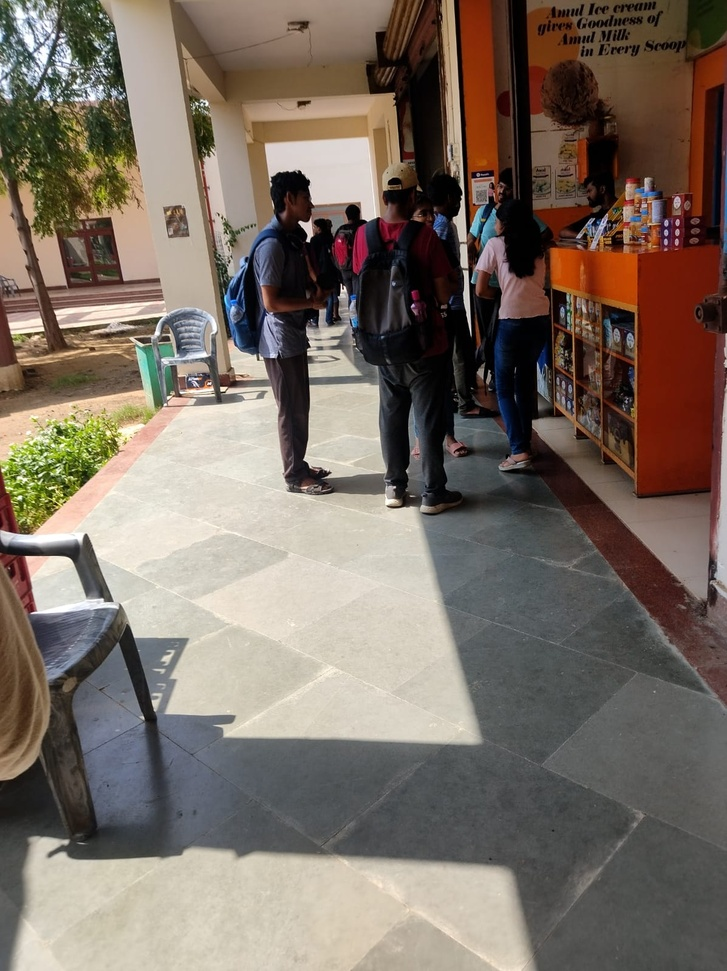
#> input picture tester.jpg, 727 x 971 px, shrunk from 1197 x 1600 before the run
$ python -i main.py   (imports and definitions only)
#> lines starting #> are read from the running program, lines starting #| are printed output that depends on the picture
import cv2
import numpy as np
import copy
import os
import sklearn
import skfuzzy as fuzz
import matplotlib
from skfuzzy import control as ctrl
import math
import unittest
import sys

USE_VAL_AS_GRAY=True

def to_32F(image):
    if image.max() > 1.0:
        image = image / 255.0
    return np.clip(np.float32(image), 0, 1)


# [95 lines left out: functions to_8U, padding_constant, padding_reflect, not called in this run]


def padding_reflect_101(image, pad_size):
    """
    Padding with reflection to image by boarder

    Parameters
    ----------
    image: NDArray
        Image to padding. Only support 2D(gray) or 3D(color)
    pad_size: tuple
        Padding size for height adn width axis respectively

    Returns
    -------
    ret: NDArray
        Image after padding
    """
    shape = image.shape
    assert len(shape) in [2, 3], 'image must be 2D or 3D'

    is_3D = True
    if len(shape) == 2:
        image = np.expand_dims(image, axis=2)
        shape = image.shape
        is_3D = False

    h, w = pad_size
    ret = np.zeros((shape[0]+2*h, shape[1]+2*w, shape[2]))

    for i in range(shape[0]+2*h):
        for j in range(shape[1]+2*w):
            if i < h:
                if j < w:
                    ret[i, j, :] = image[h-i, w-j, :]
                elif w <= j <= w + shape[1] - 1:
                    ret[i, j, :] = image[h-i, j-w, :]
                else:
                    ret[i, j, :] = image[h-i, w+2*shape[1]-2-j, :]
            elif h <= i <= h + shape[0] - 1:
                if j < w:
                    ret[i, j, :] = image[i-h, w-j, :]
                elif w <= j <= w + shape[1] - 1:
                    ret[i, j, :] = image[i-h, j-w, :]
                else:
                    ret[i, j, :] = image[i-h, w+2*shape[1]-2-j, :]
            else:
                if j < w:
                    ret[i, j, :] = image[h+2*shape[0]-2-i, w-j, :]
                elif w <= j <= w + shape[1] - 1:
                    ret[i, j, :] = image[h+2*shape[0]-2-i, j-w, :]
                else:
                    ret[i, j, :] = image[h+2*shape[0]-2-i, w+2*shape[1]-2-j, :]

    return ret if is_3D else np.squeeze(ret, axis=2)


# [53 lines left out: function padding_edge, not called in this run]


def box_filter(I, r, normalize=True, border_type='reflect_101'):
    """

    Parameters
    ----------
    I: NDArray
        Input should be 3D with format of HWC
    r: int
        radius of filter. kernel size = 2 * r + 1
    normalize: bool
        Whether to normalize
    border_type: str
        Border type for padding, includes:
        edge        :   aaaaaa|abcdefg|gggggg
        zero        :   000000|abcdefg|000000
        reflect     :   fedcba|abcdefg|gfedcb
        reflect_101 :   gfedcb|abcdefg|fedcba

    Returns
    -------
    ret: NDArray
        Output has same shape with input
    """
    I = I.astype(np.float32)
    shape = I.shape
    assert len(shape) in [2, 3], \
        "I should be NDArray of 2D or 3D, not %dD" % len(shape)
    is_3D = True

    if len(shape) == 2:
        I = np.expand_dims(I, axis=2)
        shape = I.shape
        is_3D = False

    (rows, cols, channels) = shape

    tmp = np.zeros(shape=(rows, cols+2*r, channels), dtype=np.float32)
    ret = np.zeros(shape=shape, dtype=np.float32)

    # padding
    if border_type == 'reflect_101':
        I = padding_reflect_101(I, pad_size=(r, r))
    elif border_type == 'reflect':
        I = padding_reflect(I, pad_size=(r, r))
    elif border_type == 'edge':
        I = padding_edge(I, pad_size=(r, r))
    elif border_type == 'zero':
        I = padding_constant(I, pad_size=(r, r), constant_value=0)
    else:
        raise NotImplementedError

    I_cum = np.cumsum(I, axis=0) # (rows+2r, cols+2r)
    tmp[0, :, :] = I_cum[2*r, :, :]
    tmp[1:rows, :, :] = I_cum[2*r+1:2*r+rows, :, :] - I_cum[0:rows-1, :, :]

    I_cum = np.cumsum(tmp, axis=1)
    ret[:, 0, :] = I_cum[:, 2*r, :]
    ret[:, 1:cols, :] = I_cum[:, 2*r+1:2*r+cols, :] - I_cum[:, 0:cols-1, :]
    if normalize:
        ret /= float((2*r+1) ** 2)

    return ret if is_3D else np.squeeze(ret, axis=2)

# [20 lines left out: function blur, not called in this run]


class GuidedFilter:
    """
    This is a factory class which builds guided filter
    according to the channel number of guided Input.
    The guided input could be gray image, color image,
    or multi-dimensional feature map.

    References:
        K.He, J.Sun, and X.Tang. Guided Image Filtering. TPAMI'12.
    """
    def __init__(self, I, radius, eps):
        """

        Parameters
        ----------
        I: NDArray
            Guided image or guided feature map
        radius: int
            Radius of filter
        eps: float
            Value controlling sharpness
        """
        if len(I.shape) == 2:
            self._Filter = GrayGuidedFilter(I, radius, eps)
        else:
            self._Filter = MultiDimGuidedFilter(I, radius, eps)

    def filter(self, p):
        """

        Parameters
        ----------
        p: NDArray
            Filtering input which is 2D or 3D with format
            HW or HWC

        Returns
        -------
        ret: NDArray
            Filtering output whose shape is same with input
        """
        p = to_32F(p)
        if len(p.shape) == 2:
            return self._Filter.filter(p)
        elif len(p.shape) == 3:
            channels = p.shape[2]
            ret = np.zeros_like(p, dtype=np.float32)
            for c in range(channels):
                ret[:, :, c] = self._Filter.filter(p[:, :, c])
            return ret


class GrayGuidedFilter:
    """
    Specific guided filter for gray guided image.
    """
    def __init__(self, I, radius, eps):
        """

        Parameters
        ----------
        I: NDArray
            2D guided image
        radius: int
            Radius of filter
        eps: float
            Value controlling sharpness
        """
        self.I = to_32F(I)
        self.radius = radius
        self.eps = eps

    def filter(self, p):
        """

        Parameters
        ----------
        p: NDArray
            Filtering input of 2D

        Returns
        -------
        q: NDArray
            Filtering output of 2D
        """
        # step 1
        meanI  = box_filter(I=self.I, r=self.radius)
        meanp  = box_filter(I=p, r=self.radius)
        corrI  = box_filter(I=self.I * self.I, r=self.radius)
        corrIp = box_filter(I=self.I * p, r=self.radius)
        # step 2
        varI   = corrI - meanI * meanI
        covIp  = corrIp - meanI * meanp
        # step 3
        a      = covIp / (varI + self.eps)
        b      = meanp - a * meanI
        # step 4
        meana  = box_filter(I=a, r=self.radius)
        meanb  = box_filter(I=b, r=self.radius)
        # step 5
        q = meana * self.I + meanb

        return q


class MultiDimGuidedFilter:
    """
    Specific guided filter for color guided image
    or multi-dimensional feature map.
    """
    # [61 lines left out: functions __init__, filter, not called in this run]


class TestBoxFilter(unittest.TestCase):

    # [68 lines left out: functions test_box_filter_reflect_101, test_box_filter_reflect, test_box_filter_edge, test_box_filter_zero, nearestPowerOf2, mst_clustering, not called in this run]

def k_means(k, img):

    shape = img.shape
    img = img.flatten()
    criteria = (cv2.TERM_CRITERIA_EPS + cv2.TERM_CRITERIA_MAX_ITER, 10, 1.0)
    flags = cv2.KMEANS_RANDOM_CENTERS
    img = np.float32(img)
    compactness,labels,centers = cv2.kmeans(img,k,None,criteria,10,flags)

    center_rank = dict()
    arr = np.zeros(centers.shape[0])

    for i, center in enumerate(centers):
        arr[i] = center[0]
    arr = np.sort(arr)
    for i, center in enumerate(arr):
        center_rank[center] = i
    labels = labels.reshape(shape)
    for x in range(labels.shape[0]):
        for y in range(labels.shape[1]):
            labels[x,y] = center_rank[centers[labels[x,y]][0]] * (255 / (k-1))
    return labels

def recolorize_output(O, O_cap, I_he, img, I):
    O_rgb = []
    if USE_VAL_AS_GRAY:
        O_rgb = copy.deepcopy(cv2.cvtColor(img, cv2.COLOR_BGR2HSV))
        O_rgb[:,:,2] = O_cap
        O_rgb = cv2.cvtColor(O_rgb, cv2.COLOR_HSV2BGR)
    else:
        O_rgb = copy.deepcopy(img)
        for y in range(O_rgb.shape[0]):
            for x in range(O_rgb.shape[1]):
                for c in range(O_rgb.shape[2]):
                    O_rgb[y,x,c] = img[y,x,c]*(O_cap[y,x]/(I[y,x]+1))
    return O_rgb

# [75 lines left out: functions pyramid_blending, get_fuzzy, not called in this run]

def process_image(INPUT_IMAGE_PATH, OUTPUT_IMAGE_DIR="results/"):
#> called with INPUT_IMAGE_PATH = '../../tester.jpg', OUTPUT_IMAGE_DIR = 'results/'
    INPUT_IMAGE_NAME = os.path.basename(INPUT_IMAGE_PATH)
    print(f"Processing the image - {INPUT_IMAGE_PATH}")
    OUTPUT_IMAGE_PATH = f"{OUTPUT_IMAGE_DIR}{INPUT_IMAGE_NAME.replace('.','-')}"
    if not os.path.exists(OUTPUT_IMAGE_DIR):
        os.makedirs(OUTPUT_IMAGE_DIR)

    gamma = 2
    alpha = 0.5
    radius = 60
    eps = 0.001
    k_means_num = 5

    # STEP 1 - Get grayscale image
    if USE_VAL_AS_GRAY:
        img = cv2.imread(INPUT_IMAGE_PATH)
#> img is the input picture: shape (971, 727, 3); mean B, G, R 99.4, 109.9, 122
        if img.shape[2] == 4:  # If the image has 4 channels (RGBA)
            img = cv2.cvtColor(img, cv2.COLOR_BGRA2BGR)
        I = cv2.cvtColor(img, cv2.COLOR_BGR2HSV)[:,:,2]
    else:
        for y in range(img.shape[0]):
            for x in range(img.shape[1]):
                temp = 0
                for c in range(img.shape[2]):
                    temp = temp + img[y,x,c]
                I[y,x] = temp/3

    ##cv2.imwrite(OUTPUT_IMAGE_PATH + "_input_image.jpg", img)
    ##cv2.imwrite(OUTPUT_IMAGE_PATH + "_grayed_input_image.jpg", I)

    I_gamma = copy.deepcopy(I)

    # STEP - 2
    # Performing gamma correction, storing gamma corrected image in I_gamma
    for y in range(I.shape[0]):
        for x in range(I.shape[1]):
                I_gamma[y,x] = int(255 * ((I[y,x]/255)**(1/gamma)))
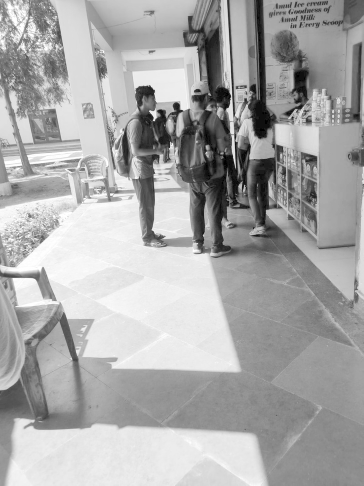
#> I_gamma: shape (971, 727) (shown at 1/2 size); min 0, max 255, mean 169.2

    #cv2.imwrite(OUTPUT_IMAGE_PATH + "_gamma_corrected.jpg", I_gamma)

    # Histogram equalization
    I_he = cv2.equalizeHist(I)
    O = copy.deepcopy(I_he)

    # Merge histogram equalized image and gamma corrected image
    for y in range(I.shape[0]):
        for x in range(I.shape[1]):
                O[y,x] = (1 - alpha)*I_gamma[y,x] + alpha*I_he[y,x]
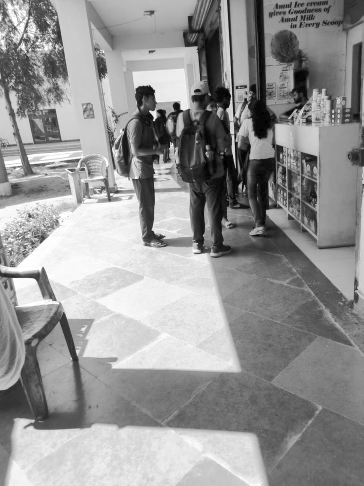
#> O: shape (971, 727) (shown at 1/2 size); min 0, max 255, mean 148.4

    #cv2.imwrite(OUTPUT_IMAGE_PATH + "_hist_gamma_merged_image.jpg", I_he)

    # Recoloring histogram,gamma corrected and both merged image
    if USE_VAL_AS_GRAY:
        O_rgb = copy.deepcopy(cv2.cvtColor(img, cv2.COLOR_BGR2HSV))
        O_rgb[:,:,2] = I_he
        O_rgb = cv2.cvtColor(O_rgb, cv2.COLOR_HSV2BGR)
    else:
        O_rgb = copy.deepcopy(img)
        for y in range(O_rgb.shape[0]):
            for x in range(O_rgb.shape[1]):
                for c in range(O_rgb.shape[2]):
                    O_rgb[y,x,c] = img[y,x,c]*(I_he[y,x]/(I[y,x]+1))

    #cv2.imwrite(OUTPUT_IMAGE_PATH + "_alpha_blended_image.jpg", I_he)
    #cv2.imwrite(OUTPUT_IMAGE_PATH + "_histogram_eq_colored.jpg", O_rgb)

    if USE_VAL_AS_GRAY:
        O_rgb = copy.deepcopy(cv2.cvtColor(img, cv2.COLOR_BGR2HSV))
        O_rgb[:,:,2] = I_gamma
        O_rgb = cv2.cvtColor(O_rgb, cv2.COLOR_HSV2BGR)
    else:
        O_rgb = copy.deepcopy(img)
        for y in range(O_rgb.shape[0]):
            for x in range(O_rgb.shape[1]):
                for c in range(O_rgb.shape[2]):
                    O_rgb[y,x,c] = img[y,x,c]*(I_gamma[y,x]/(I[y,x]+1))

    #cv2.imwrite(OUTPUT_IMAGE_PATH + "_gamma_corrected_colored.jpg", O_rgb)

    if USE_VAL_AS_GRAY:
        O_rgb = copy.deepcopy(cv2.cvtColor(img, cv2.COLOR_BGR2HSV))
        O_rgb[:,:,2] = O
        O_rgb = cv2.cvtColor(O_rgb, cv2.COLOR_HSV2BGR)
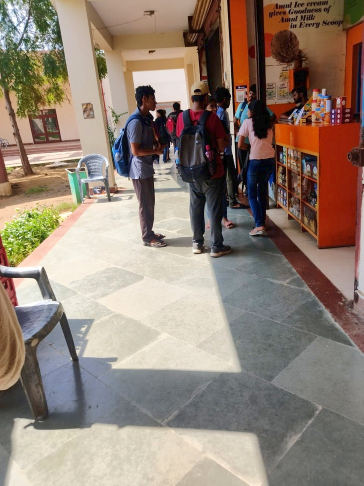
#> O_rgb: shape (971, 727, 3) (shown at 1/2 size); mean B, G, R 116.4, 128.7, 144.5
    else:
        O_rgb = copy.deepcopy(img)
        for y in range(O_rgb.shape[0]):
            for x in range(O_rgb.shape[1]):
                for c in range(O_rgb.shape[2]):
                    O_rgb[y,x,c] = img[y,x,c]*(O[y,x]/(I[y,x]+1))

    #cv2.imwrite(OUTPUT_IMAGE_PATH + "_gamma_histogram_colored.jpg", O_rgb)

    # STEP 3 - Otsu thresholding / k-means clustering

    # Otsu Threshold
    # ret, W = cv2.threshold(I, 0, 255, cv2.THRESH_BINARY +  cv2.THRESH_OTSU)
    # technique_name = "otsu's_threshold"

    # k-means clustering
    W = k_means(k_means_num, I)
#> in k_means, `compactness,labels,centers = cv2.kmeans(img,k,None,criteria,10,flags)`: compactness = 124362725.3; centers = [24.97, 218.7, 179.3, 124, 83.36]
#> the loop in k_means, `for i, center in enumerate(centers):` made 5 passes
#> center on passes 1 to 5: [24.97], [218.7], [179.3], [124], [83.36]
#> in k_means, `arr = np.sort(arr)`: arr = [24.97, 83.36, 124, 179.3, 218.7]
#> the loop in k_means, `for i, center in enumerate(arr):` made 5 passes
#> after the loop in k_means, `for i, center in enumerate(arr):`: center_rank = {24.97: 0, 83.36: 1, 124: 2, 179.3: 3, 218.7: 4}
#> after the loop in k_means, `for x in range(labels.shape[0]):`:
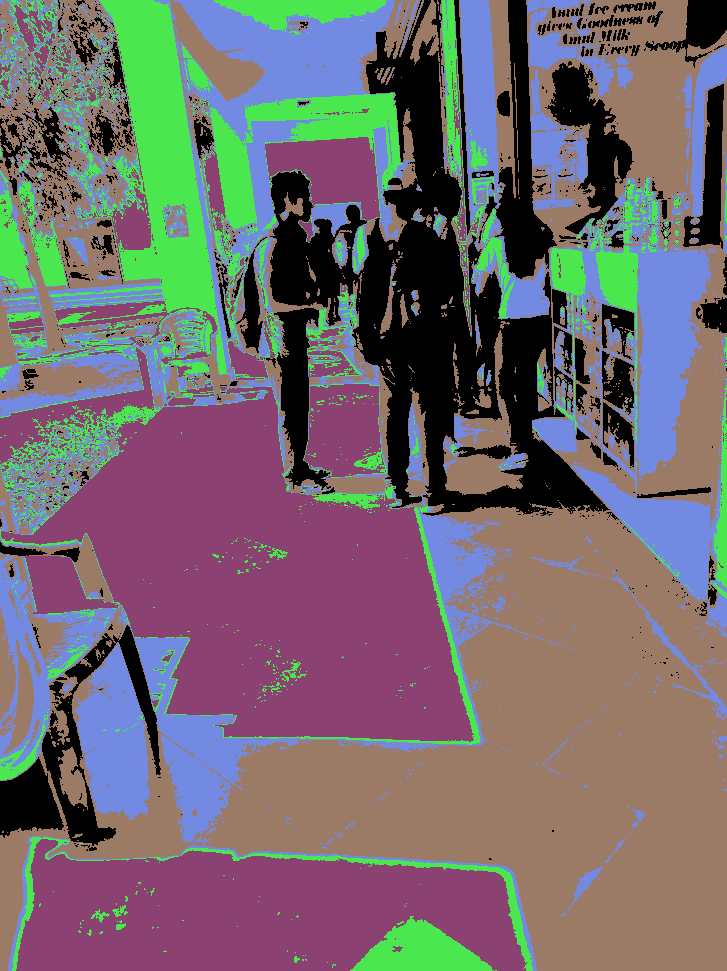
#> labels: shape (971, 727) int32; 5 distinct labels, from 0 to 255; one colour per label, 0 black
    #cv2.imwrite(OUTPUT_IMAGE_PATH + "_mask.jpg", W)

    # STEP - 4
    # Getting smoothened weight map using guided filter
    GF = GuidedFilter(I, radius, eps)
    W_cap = GF.filter(W)
#> call 2 of padding_reflect_101, with pad_size = (60, 60)
#> after the loop in padding_reflect_101 (call 2), `for i in range(shape[0]+2*h):`:
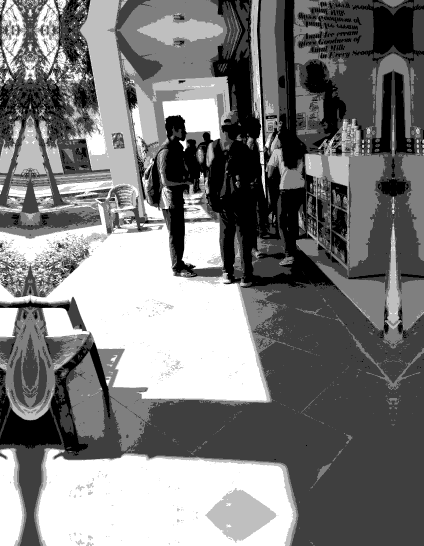
#> ret: shape (1091, 847, 1) float64 (shown at 1/2 size); min 0, max 1, mean 0.485
#> call 4 of padding_reflect_101, with pad_size = (60, 60)
#> after the loop in padding_reflect_101 (call 4), `for i in range(shape[0]+2*h):`:
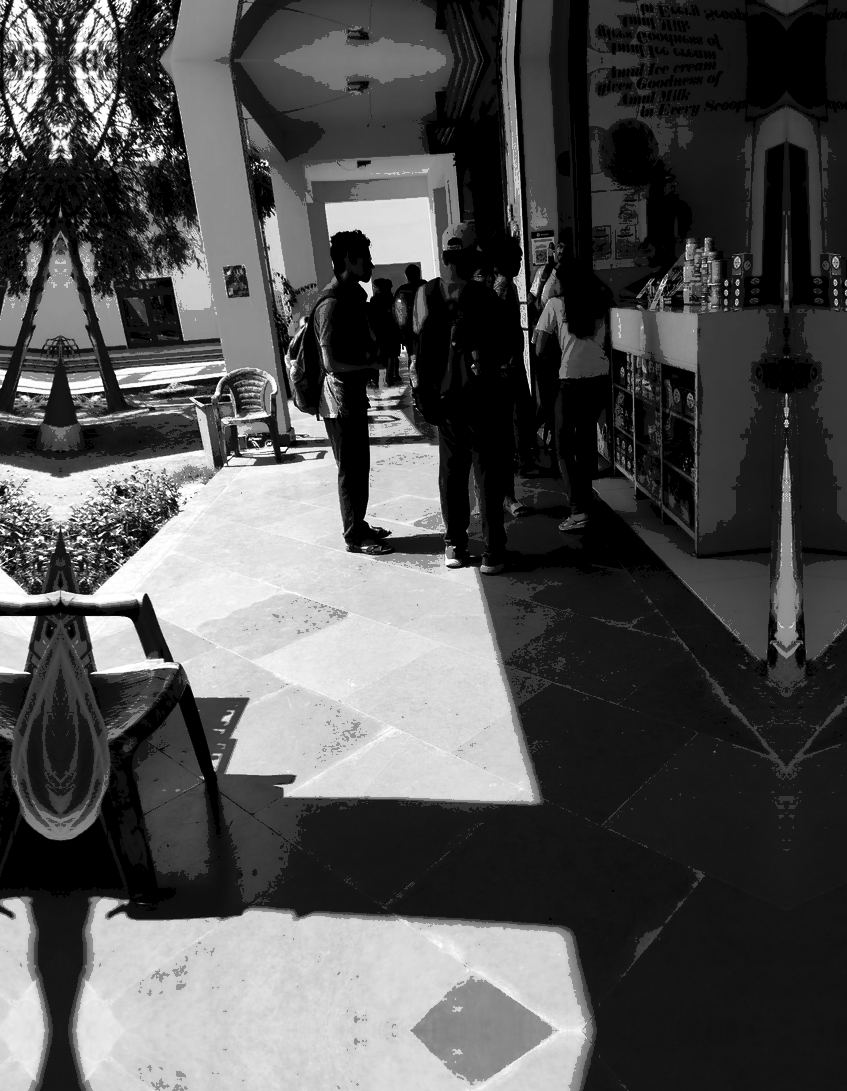
#> ret: shape (1091, 847, 1) float64; min 0, max 1, mean 0.325
    print(W.max())
#| 255
    # #cv2.imwrite(OUTPUT_IMAGE_PATH + "_k_means_mask.jpg", (W_cap)*255)


    # W_cap_fuzzy = get_fuzzy(2,I)
    # #cv2.imwrite(OUTPUT_IMAGE_PATH + "_fuzzy_mask.jpg", (W_cap_fuzzy)*255)


    # STEP - 5
    O_cap = copy.deepcopy(O)
    for x in range(O_cap.shape[0]):
        for y in range(O_cap.shape[1]):
            O_cap[x,y] = (1-W_cap[x,y])*O_cap[x,y] + (W_cap[x,y])*I[x,y]

    # O_cap_fuzzy = copy.deepcopy(O)
    # for x in range(O_cap_fuzzy.shape[0]):
    #     for y in range(O_cap_fuzzy.shape[1]):
    #         O_cap_fuzzy[x,y] = (1-W_cap_fuzzy[x,y])*O_cap_fuzzy[x,y] + (W_cap_fuzzy[x,y])*I[x,y]

    # #cv2.imwrite(OUTPUT_IMAGE_PATH + "_grayed_output.jpg", O_cap)

    # STEP - 6
    # Recolorize output

    O_rgb = recolorize_output(O,O_cap,I_he,img,I)
    #O_rgb_fuzzy = recolorize_output(O,O_cap_fuzzy,I_he,img,I)


    cv2.imwrite(OUTPUT_IMAGE_PATH + "_backlit.jpg", O_rgb)
    return OUTPUT_IMAGE_PATH + "_backlit.jpg"
    # #cv2.imwrite(OUTPUT_IMAGE_PATH + "_colored_output_fuzzy.jpg", O_rgb_fuzzy)
    # #cv2.imwrite(OUTPUT_IMAGE_PATH + "_colored_output_comp.jpg", np.hstack((O_rgb, O_rgb_fuzzy)))


    # #cv2.imwrite(OUTPUT_IMAGE_PATH + "_final_comparison.jpg", np.hstack((img, O_rgb)))

>>> result = process_image('../../tester.jpg')
